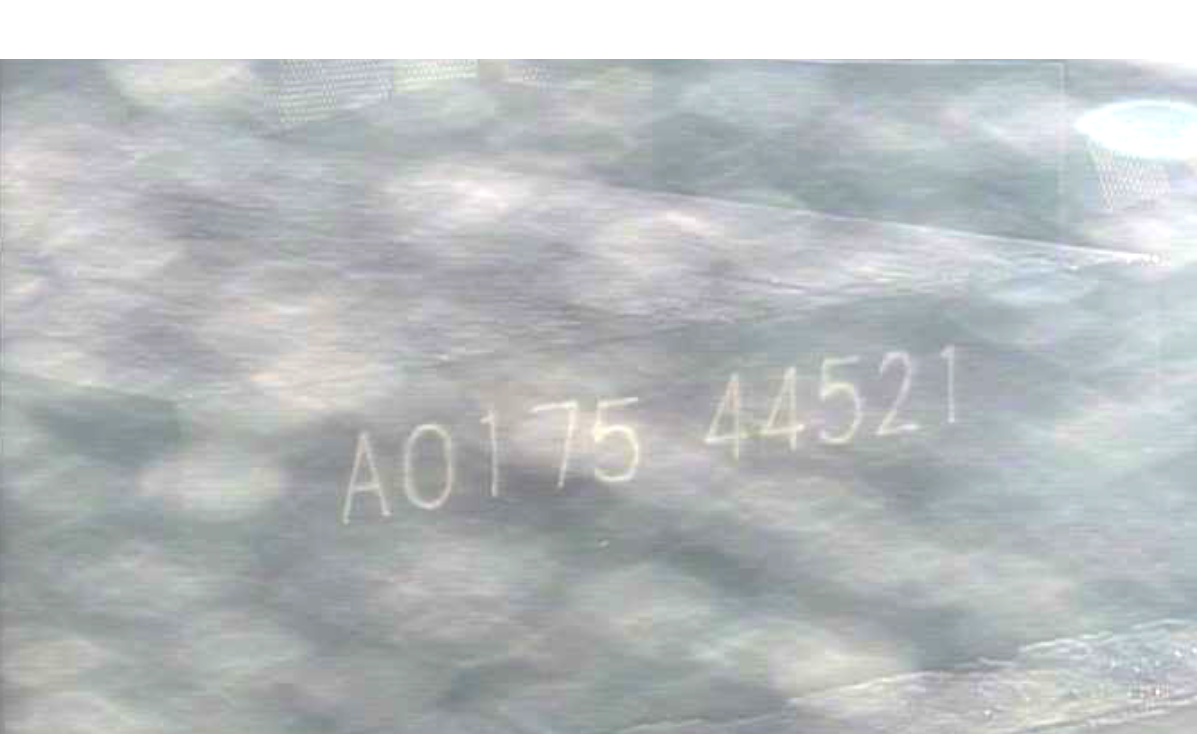
//> input picture SlabDetection/SlabDetection/placa17544521.png, 1197 x 734 px
$ ./SlabNumberDetection   (built with g++ and OpenCV 4)
//> lines starting //> are read from the running program, lines starting //| are printed output that depends on the picture; after the words box and inside, x2 and y2 are one past the last pixel; in counts of white or black regions, pixels touching at a corner belong together
//by Mariana Guimaraes 14/08/2018

#include <windows.h>
#include<opencv2/core/core.hpp>
#include<opencv2/highgui/highgui.hpp>
#include<opencv2/imgproc/imgproc.hpp>
#include<opencv2/ml/ml.hpp>
#include<iostream>
#include<sstream>

const int MIN_CONTOUR_AREA = 1000;
const int RESIZED_IMAGE_WIDTH = 20;
const int RESIZED_IMAGE_HEIGHT = 30;

class ContourWithData {
public:

	std::vector<cv::Point> ptContour;
	cv::Rect boundingRect;
	float fltArea;


	bool checkIfContourIsValid() {
		if (fltArea < MIN_CONTOUR_AREA) return false;

		return true;
	}


	static bool sortByBoundingRectXPosition(const ContourWithData& cwdLeft, const ContourWithData& cwdRight) {      // this function allows us to sort
		return(cwdLeft.boundingRect.x < cwdRight.boundingRect.x);                                                   // the contours from left to right
	}

};

bool checkRed(cv::Mat image)
{
	std::vector<ContourWithData> allContoursWithData_red;
	cv::Mat imgHSV_red;
	cv::Mat matBlurred_red;
	cv::Mat matThresh_red;
	cv::Mat matThreshCopy_red;
	cv::Mat imgThresholded_red;
	cv::Mat lambda(2, 4, CV_32FC1);
	cv::Mat input, output;
	cv::Point2f inputQuad[4];
	cv::Point2f outputQuad[4];
	int nColorRedStu = 0;

	output = image.clone();

	cv::cvtColor(output, imgHSV_red, CV_BGR2HSV);

	cv::inRange(imgHSV_red, cv::Scalar(0, 104, 120), cv::Scalar(179, 250, 255), imgThresholded_red);

	cv::GaussianBlur(imgThresholded_red,
		matBlurred_red,
		cv::Size(7, 7),
		1);

	cv::adaptiveThreshold(matBlurred_red,
		matThresh_red,
		255,
		cv::ADAPTIVE_THRESH_GAUSSIAN_C,
		cv::THRESH_BINARY_INV,
		11,
		2);

	matThreshCopy_red = matThresh_red.clone();

	std::vector<std::vector<cv::Point> > ptContours_red;        // declare a vector for the contours
	std::vector<cv::Vec4i> v4iHierarchy_red;                    // declare a vector for the hierarchy (we won't use this in this program but this may be helpful for reference)

	cv::findContours(matThreshCopy_red,             // input image, make sure to use a copy since the function will modify this image in the course of finding contours
		ptContours_red,                             // output contours
		v4iHierarchy_red,                           // output hierarchy
		cv::RETR_EXTERNAL,							// retrieve the outermost contours only
		cv::CHAIN_APPROX_SIMPLE);					// compress horizontal, vertical, and diagonal segments and leave only their end points

	for (int i = 0; i < ptContours_red.size(); i++) {               // for each contour
		ContourWithData contourWithData_red;                                                    // instantiate a contour with data object
		contourWithData_red.ptContour = ptContours_red[i];                                          // assign contour to contour with data
		contourWithData_red.boundingRect = cv::boundingRect(contourWithData_red.ptContour);         // get the bounding rect
		contourWithData_red.fltArea = cv::contourArea(contourWithData_red.ptContour);               // calculate the contour area
		allContoursWithData_red.push_back(contourWithData_red);                                     // add contour with data object to list of all contours with data
	}

	for (int i = 0; i < allContoursWithData_red.size(); i++) {                      // for all contours
		if (allContoursWithData_red[i].checkIfContourIsValid()) {                   // check if valid
			nColorRedStu = 1;
			return true;
		}
	}
	return false;
}
cv::Mat Perspective(cv::Mat image)
{
	cv::Mat lambda(2, 4, CV_32FC1);
	cv::Mat input, output;
	cv::Point2f inputQuad[4];
	cv::Point2f outputQuad[4];
	input = image.clone();
	inputQuad[0] = cv::Point2f(1260, 0);
	inputQuad[1] = cv::Point2f(1260, 675);
	inputQuad[2] = cv::Point2f(0, 673);
	inputQuad[3] = cv::Point2f(0, 0);

	outputQuad[0] = cv::Point2f(1260, 200);
	outputQuad[1] = cv::Point2f(1260, 875);
	outputQuad[2] = cv::Point2f(0, 670);
	outputQuad[3] = cv::Point2f(0, 0);

	// Get the Perspective Transform Matrix i.e. lambda
	lambda = getPerspectiveTransform(inputQuad, outputQuad);
	// Apply the Perspective Transform just found to the src image
	warpPerspective(input, output, lambda, output.size());

	cv::Rect RectangleToSelect(250, 470, 800, 130);
	output = output(RectangleToSelect);
	return output;
}

int main() {
	std::cout << "\n\n" << "Welcome to Slab Number Detection - CSP Level 2 Team - by Mariana Guimaraes \n\n";
	for (size_t i = 1; i < 13; i++)
	{
		short nColorRedStu = 0;

		cv::Mat matClassificationInts;      // we will read the classification numbers into this variable as though it is a vector

		cv::FileStorage fsClassifications("classifications.xml", cv::FileStorage::READ);        // open the classifications file

		if (fsClassifications.isOpened() == false) {                                                    // if the file was not opened successfully
			std::cout << "error, unable to open training classifications file, exiting program\n\n";    // show error message
			return(0);                                                                                  // and exit program
		}

		fsClassifications["classifications"] >> matClassificationInts;      // read classifications section into Mat classifications variable
		fsClassifications.release();                                        // close the classifications file
																			// read in training images ////////////////////////////////////////////////////////////

		cv::Mat matTrainingImagesAsFlattenedFloats;         // we will read multiple images into this single image variable as though it is a vector

		cv::FileStorage fsTrainingImages("images.xml", cv::FileStorage::READ);          // open the training images file

		if (fsTrainingImages.isOpened() == false) {                                                 // if the file was not opened successfully
			std::cout << "error, unable to open training images file, exiting program\n\n";         // show error message
			return(0);                                                                              // and exit program
		}

		fsTrainingImages["images"] >> matTrainingImagesAsFlattenedFloats;           // read images section into Mat training images variable
		fsTrainingImages.release();                                                 // close the traning images file

																					// train //////////////////////////////////////////////////////////////////////////////

		cv::Ptr<cv::ml::KNearest>  kNearest(cv::ml::KNearest::create());            // instantiate the KNN object

																					// finally we get to the call to train, note that both parameters have to be of type Mat (a single Mat)
																					// even though in reality they are multiple images / numbers
		kNearest->train(matTrainingImagesAsFlattenedFloats, cv::ml::ROW_SAMPLE, matClassificationInts);
		cv::Mat slabImage;


		switch (i)
		{
		case 1:
			slabImage = cv::imread("placa17544521.png");            // read in the test numbers image
//> slabImage is the input picture: 734 rows x 1197 cols, CV_8UC3; mean B, G, R 190.9, 189.6, 185.1
			break;
		case 2:
			slabImage = cv::imread("placa17467611.png");            // read in the test numbers image
			break;
		case 3:
			slabImage = cv::imread("placa17242071.png");            // read in the test numbers image
			break;
		case 4:
			slabImage = cv::imread("placa17236021.png");            // read in the test numbers image
			break;
		case 5:
			slabImage = cv::imread("placa17003031.png");            // read in the test numbers image
			break;
		case 6:
			slabImage = cv::imread("placa17534051.png");            // read in the test numbers image
			break;
		case 7:
			slabImage = cv::imread("placa17534551.png");            // read in the test numbers image
			break;
		case 8:
			slabImage = cv::imread("placa17534451.png");            // read in the test numbers image
			break;
		case 9:
			slabImage = cv::imread("placa17543541.png");            // read in the test numbers image
			break;
		case 10:
			slabImage = cv::imread("placa17543531.png");            // read in the test numbers image
			break;
		case 11:
			slabImage = cv::imread("placa17543511.png");            // read in the test numbers image
			break;
		case 12:
			slabImage = cv::imread("placa17542541.png");            // read in the test numbers image
			break;
		default:
			break;
		}


		if (slabImage.empty()) {                                // if unable to open image
			std::cout << "error: image not read from file\n\n";         // show error message on command line
			return(0);                                                  // and exit program
		}


		cv::Mat matGrayscale;
		cv::Mat matBlurred;
		cv::Mat matThresh;
		cv::Mat matThreshCopy;
		cv::Mat imgThresholded;
		cv::Mat imgHSV;
		cv::Mat output;

		short HSVSetPoint = 0;

		output = Perspective(slabImage);
//> in Perspective, `warpPerspective(input, output, lambda, output.size());`:
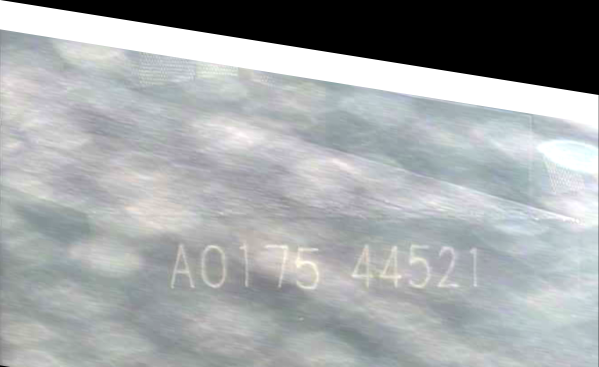
//> output: 734 rows x 1197 cols, CV_8UC3 (shown at 1/2 size); mean B, G, R 167.8, 166.5, 162.7
//> in Perspective, `output = output(RectangleToSelect);`:
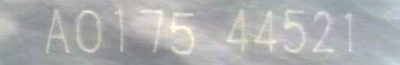
//> output: 130 rows x 800 cols, CV_8UC3 (shown at 1/2 size); mean B, G, R 176.2, 176, 173.8

		if (checkRed(output))
//> in checkRed, `cv::findContours(matThreshCopy_red, ptContours_red, v4iHierarchy_red, ..`: ptContours_red = 0 contours; v4iHierarchy_red = empty
//> after the loop in checkRed, `for (int i = 0; i < ptContours_red.size(); i++)`: allContoursWithData_red = 0 items
		{
			HSVSetPoint = 150;
		}
		else
		{
			HSVSetPoint = 95;
		}
		cv::cvtColor(output, output, CV_BGR2GRAY);
//> output: 130 rows x 800 cols, CV_8UC1
		cv::cvtColor(output, output, CV_GRAY2BGR);
//> output: 130 rows x 800 cols, CV_8UC3
		cv::cvtColor(output, imgHSV, CV_BGR2HSV);
//> imgHSV: 130 rows x 800 cols, CV_8UC3; mean H, S, V 0, 0, 175.4

		for (size_t b = 0; b < 15; b++)
		{
			std::vector<ContourWithData> allContoursWithData;           // declare empty vectors,
			std::vector<ContourWithData> validContoursWithData;         // we will fill these shortly

			int contouHeight[300] = { 0 };														// read in training classifications ///////////////////////////////////////////////////
			int contouWgt[300] = { 0 };

			HSVSetPoint = HSVSetPoint + 10;
			cv::inRange(imgHSV, cv::Scalar(0, 0, 0), cv::Scalar(179, 255, HSVSetPoint), imgThresholded);


			cv::GaussianBlur(imgThresholded,            // input image
				matBlurred,								// output image
				cv::Size(7, 7),							// smoothing window width and height in pixels
				1);										// sigma value, determines how much the image will be blurred, zero makes function choose the sigma value
														// filter image from grayscale to black and white

			cv::adaptiveThreshold(matBlurred,           // input image
				matThresh,								// output image
				255,									// make pixels that pass the threshold full white
				cv::ADAPTIVE_THRESH_GAUSSIAN_C,			// use gaussian rather than mean, seems to give better results
				cv::THRESH_BINARY_INV,					 // invert so foreground will be white, background will be black
				11,										// size of a pixel neighborhood used to calculate threshold value
				2);										// constant subtracted from the mean or weighted mean

			matThreshCopy = matThresh.clone();              // make a copy of the thresh image, this in necessary b/c findContours modifies the image


			std::vector<std::vector<cv::Point> > ptContours;        // declare a vector for the contours
			std::vector<cv::Vec4i> v4iHierarchy;                    // declare a vector for the hierarchy (we won't use this in this program but this may be helpful for reference)

			cv::findContours(matThreshCopy,             // input image, make sure to use a copy since the function will modify this image in the course of finding contours
				ptContours,                             // output contours
				v4iHierarchy,                           // output hierarchy
				cv::RETR_EXTERNAL,                      // retrieve the outermost contours only
				cv::CHAIN_APPROX_SIMPLE);               // compress horizontal, vertical, and diagonal segments and leave only their end points

			for (int i = 0; i < ptContours.size(); i++) {               // for each contour
				if (i < 105)
				{
					ContourWithData contourWithData;                                                    // instantiate a contour with data object
					contourWithData.ptContour = ptContours[i];                                          // assign contour to contour with data
					contourWithData.boundingRect = cv::boundingRect(contourWithData.ptContour);         // get the bounding rect
					contourWithData.fltArea = cv::contourArea(contourWithData.ptContour);               // calculate the contour area
					contouHeight[i] = contourWithData.boundingRect.height;
					contouWgt[i] = contourWithData.boundingRect.width;
					allContoursWithData.push_back(contourWithData);
				}
				else
				{
					break;
				}
				// add contour with data object to list of all contours with data
			}

			for (int i = 0; i < allContoursWithData.size(); i++) {                      // for all contours
																						// check if valid
				if (contouHeight[i] > 60 && contouWgt[i] < 100)
				{
					validContoursWithData.push_back(allContoursWithData[i]);            // if so, append to valid contour list
				}


			}
			// sort contours from left to right
			std::sort(validContoursWithData.begin(), validContoursWithData.end(), ContourWithData::sortByBoundingRectXPosition);

			std::string strFinalString;         // declare final string, this will have the final number sequence by the end of the program

			for (int i = 0; i < validContoursWithData.size(); i++) {            // for each contour

																				// draw a green rect around the current char
				cv::rectangle(output,                            // draw rectangle on original image
					validContoursWithData[i].boundingRect,        // rect to draw
					cv::Scalar(0, 255, 0),                        // green
					2);                                           // thickness

				cv::Mat matROI = matThresh(validContoursWithData[i].boundingRect);          // get ROI image of bounding rect

				cv::Mat matROIResized;
				cv::resize(matROI, matROIResized, cv::Size(RESIZED_IMAGE_WIDTH, RESIZED_IMAGE_HEIGHT));     // resize image, this will be more consistent for recognition and storage

				cv::Mat matROIFloat;
				matROIResized.convertTo(matROIFloat, CV_32FC1);             // convert Mat to float, necessary for call to find_nearest

				cv::Mat matROIFlattenedFloat = matROIFloat.reshape(1, 1);

				cv::Mat matCurrentChar(0, 0, CV_32F);

				kNearest->findNearest(matROIFlattenedFloat, 1, matCurrentChar);     // finally we can call find_nearest !!!

				float fltCurrentChar = (float)matCurrentChar.at<float>(0, 0);

				strFinalString = strFinalString + char(int(fltCurrentChar));        // append current char to full string
			}


			if (strFinalString != "")
			{
				std::vector<char> cstr(strFinalString.c_str(), strFinalString.c_str() + strFinalString.size() + 1);
				if ((cstr.capacity() > 10) && (cstr[9] != '\0') && (cstr.capacity() < 20))
				{
					if (cstr[3] == '7' && cstr[2] == '1' && cstr[1] == '0')
					{
						std::cout << "\n\n" << "..:: Slab read number = " << strFinalString << " ::.. Cyclic [" << b << "] \n\n";       // show the full string

						//cv::imshow("matThreshCopy", matThresh);
						//cv::imshow("matBlurred", matBlurred);
						cv::imshow("Original", slabImage);
						cv::imshow("Tratamento", imgThresholded);
						cv::imshow("Leitura", output);

						break;

					}
					else
					{
						std::cout << "\n\n" << "Trying again [" << b << "], charge number less then A017xxx = " << strFinalString << "\n\n";       // show the full string
						cv::imshow("Original", slabImage);
						cv::imshow("Tratamento", imgThresholded);
						cv::imshow("Leitura", output);
						char c = cv::waitKey(0);
						if ('a' == c)
						{
							continue;
						}
					}


				}
				else
				{
					std::cout << "\n\n" << "Trying again [" << b <<"] Slab Number Empty Incorrect = " << strFinalString << "\n\n";
					cv::imshow("Original", slabImage);
					cv::imshow("Tratamento", imgThresholded);
					cv::imshow("Leitura", output);
					char c = cv::waitKey(0);
					if ('a' == c)
					{
						continue;
					}
				}

			}
			else
			{
				// [9 lines of commented-out code are left out]
			}


		}
//> this loop made 15 passes; the space key is pressed
//> ptContours on passes 1 to 2: 0 contours, 0 contours
//> pass 3, `cv::inRange(imgHSV, cv::Scalar(0, 0, 0), cv::Scalar(179, 255, HSVSetPo..`:
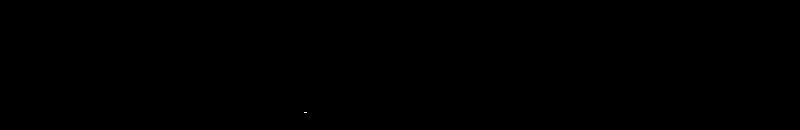
//> imgThresholded: 130 rows x 800 cols, CV_8UC1; 0% white in thin lines or dots, all inside (x1, y1, x2, y2) = (304, 112, 307, 113)
//> after the loop:
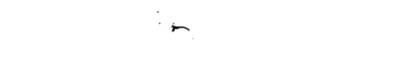
//> matBlurred: 130 rows x 800 cols, CV_8UC1 (shown at 1/2 size); min 0, max 255, mean 254.5
//> after the loop:
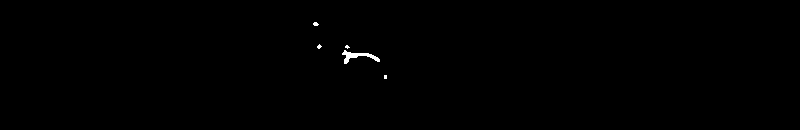
//> matThresh: 130 rows x 800 cols, CV_8UC1; 0.23% white; 5 white regions (4 under 20 px), largest, box (x1, y1, x2, y2) and area: (342, 50, 380, 64) 186
//> after the loop:
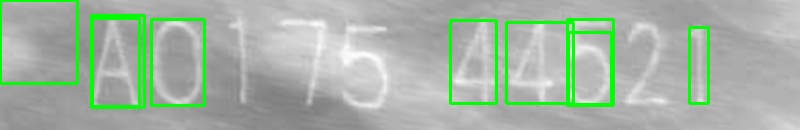
//> output: 130 rows x 800 cols, CV_8UC3; mean B, G, R 164.8, 180.4, 164.8
//> after the loop, HSVSetPoint = 245
		char c = cv::waitKey(0);
//> the space key is pressed
		if ('n' == c)
		{
			continue;
		}


	}
//> pass 2 of the loop `for (size_t i = 1; i < 13; i++)`:
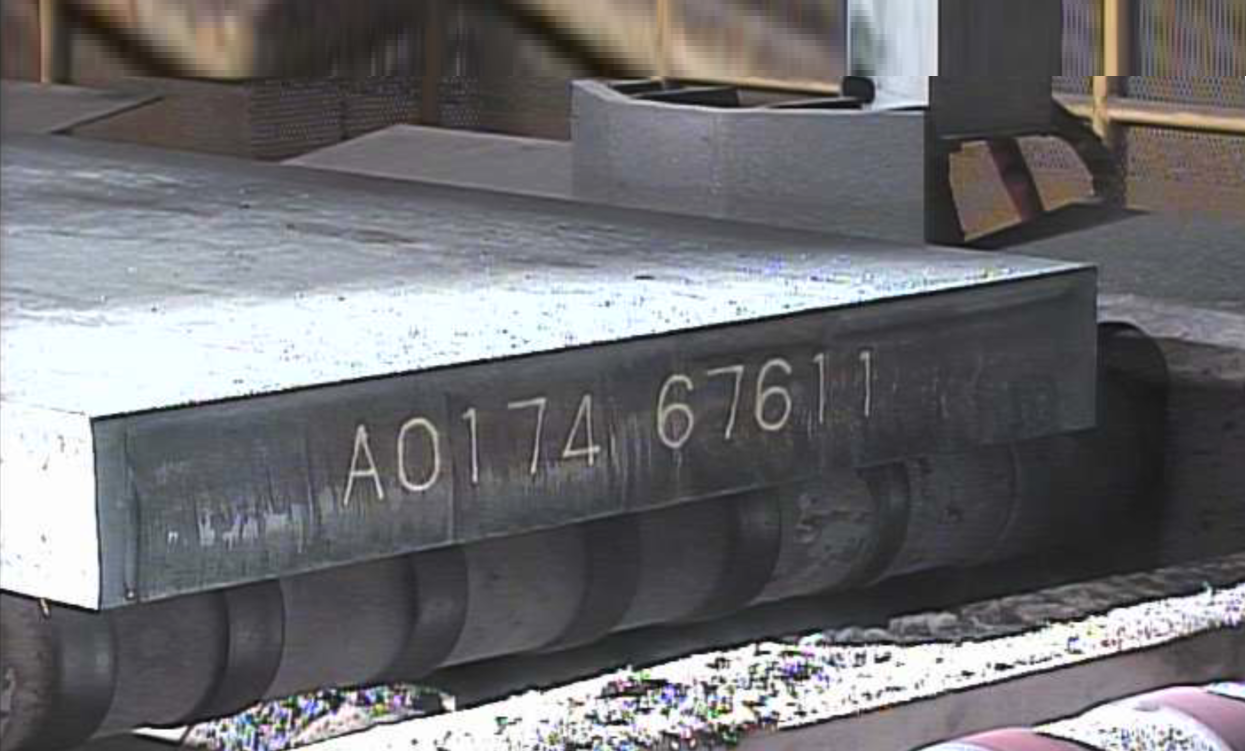
//> input picture SlabDetection/SlabDetection/placa17467611.png, 1246 x 751 px
//> slabImage is the input picture: 751 rows x 1246 cols, CV_8UC3; mean B, G, R 112.6, 109.8, 110.4
//> the loop `for (size_t b = 0; b < 15; b++)` made 1 pass
//> pass 1, `cv::inRange(imgHSV, cv::Scalar(0, 0, 0), cv::Scalar(179, 255, HSVSetPo..`:
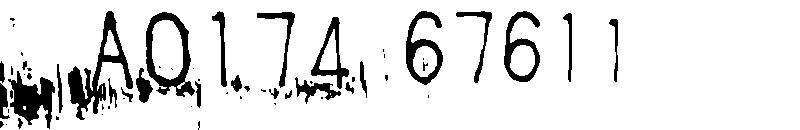
//> imgThresholded: 130 rows x 800 cols, CV_8UC1; 89.2% white; 62 black regions (32 under 20 px), largest, box (x1, y1, x2, y2) and area: (68, 11, 133, 120) 1892, (146, 12, 195, 97) 1431, (8, 71, 55, 129) 1374
//> pass 1, `cv::imshow("Leitura", output);`:
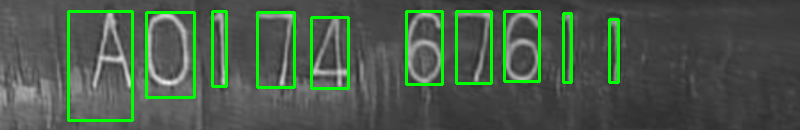
//> window 'Leitura': 130 rows x 800 cols, CV_8UC3; mean B, G, R 74.4, 90.3, 74.4
//> after the loop `for (size_t b = 0; b < 15; b++)`: HSVSetPoint = 105
//> the space key is pressed
//> (the program exits here)
